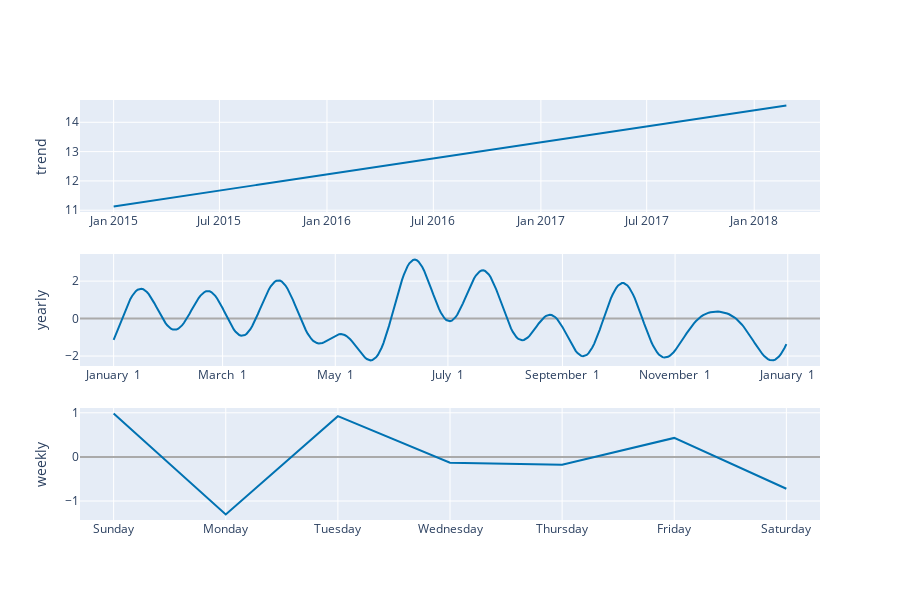

Write notebook code for a chart like this one.
### Markdown cell above
### Plot trend components

### Code cell
plot_components_plotly(model_Go_Wo_NMDVGP, forecast)

### Figure 1 — Plotly figure (JSON) as saved in the notebook; plotly's stock layout.template omitted (floating-point values rounded to 4 significant figures; data arrays with more than 128 entries replaced by an {"elided": "..."} marker saying what was removed)
{"data": [{"line": {"color": "#0072B2", "width": 2}, "mode": "lines", "name": "trend", "type": "scatter", "x": {"elided": "753 str values"}, "xaxis": "x", "y": {"elided": "753 float values"}, "yaxis": "y"}, {"line": {"color": "rgba(0, 114, 178, 0.2)", "width": 0}, "mode": "lines", "name": "trend_upper", "type": "scatter", "x": {"elided": "753 str values"}, "xaxis": "x", "y": {"elided": "753 float values"}, "yaxis": "y"}, {"fill": "tonexty", "fillcolor": "rgba(0, 114, 178, 0.2)", "line": {"color": "rgba(0, 114, 178, 0.2)", "width": 0}, "mode": "lines", "name": "trend_lower", "type": "scatter", "x": {"elided": "753 str values"}, "xaxis": "x", "y": {"elided": "753 float values"}, "yaxis": "y"}, {"line": {"color": "#0072B2", "width": 2}, "mode": "lines", "name": "yearly", "type": "scatter", "x": {"elided": "365 str values"}, "xaxis": "x2", "y": {"elided": "365 float values"}, "yaxis": "y2"}, {"line": {"color": "#0072B2", "width": 2}, "mode": "lines", "name": "weekly", "type": "scatter", "x": ["2017-01-01T00:00:00", "2017-01-02T00:00:00", "2017-01-03T00:00:00", "2017-01-04T00:00:00", "2017-01-05T00:00:00", "2017-01-06T00:00:00", "2017-01-07T00:00:00"], "xaxis": "x3", "y": [0.9818, -1.303, 0.9238, -0.1329, -0.1795, 0.4306, -0.7209], "yaxis": "y3"}], "layout": {"height": 600, "showlegend": false, "width": 900, "xaxis": {"anchor": "y", "domain": [0, 1], "range": ["2014-11-04T10:48:00", "2018-04-23T13:12:00"], "type": "date"}, "xaxis2": {"anchor": "y2", "domain": [0, 1], "range": ["2016-12-13T18:54:02.958904115", "2018-01-18T11:04:57.863013581"], "tickformat": "%B %e", "type": "date"}, "xaxis3": {"anchor": "y3", "domain": [0, 1], "range": ["2016-12-31T16:48:00", "2017-01-07T07:12:00"], "tickformat": "%A", "type": "date"}, "yaxis": {"anchor": "x", "domain": [0.7333, 1], "rangemode": "normal", "title": {"text": "trend"}, "zerolinecolor": "#AAA"}, "yaxis2": {"anchor": "x2", "domain": [0.3667, 0.6333], "title": {"text": "yearly"}, "zerolinecolor": "#AAA"}, "yaxis3": {"anchor": "x3", "domain": [0, 0.2667], "title": {"text": "weekly"}, "zerolinecolor": "#AAA"}}}
